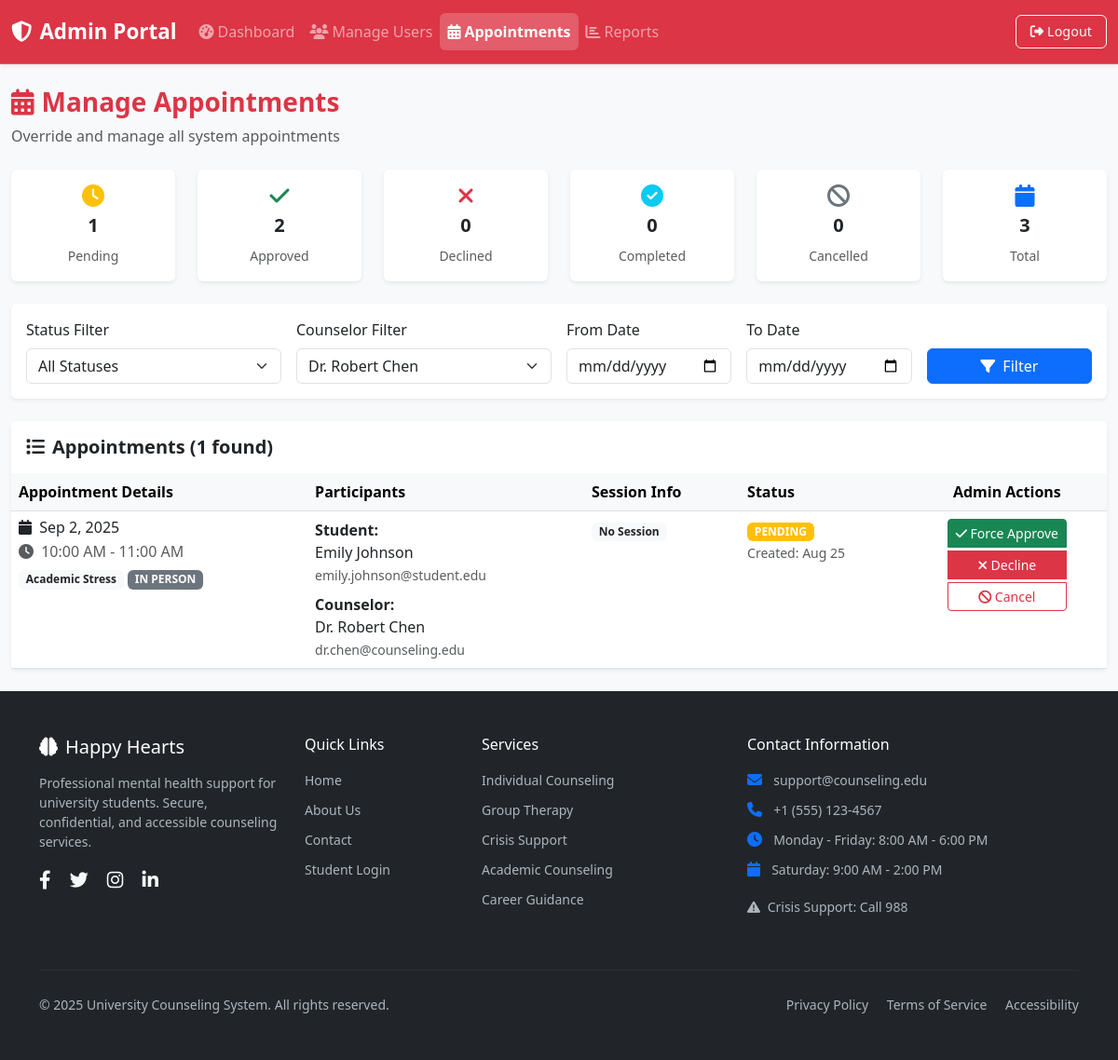
/admin/manage_appointments.php?counselor=6 (signed in), run on an earlier commit of the app's database.
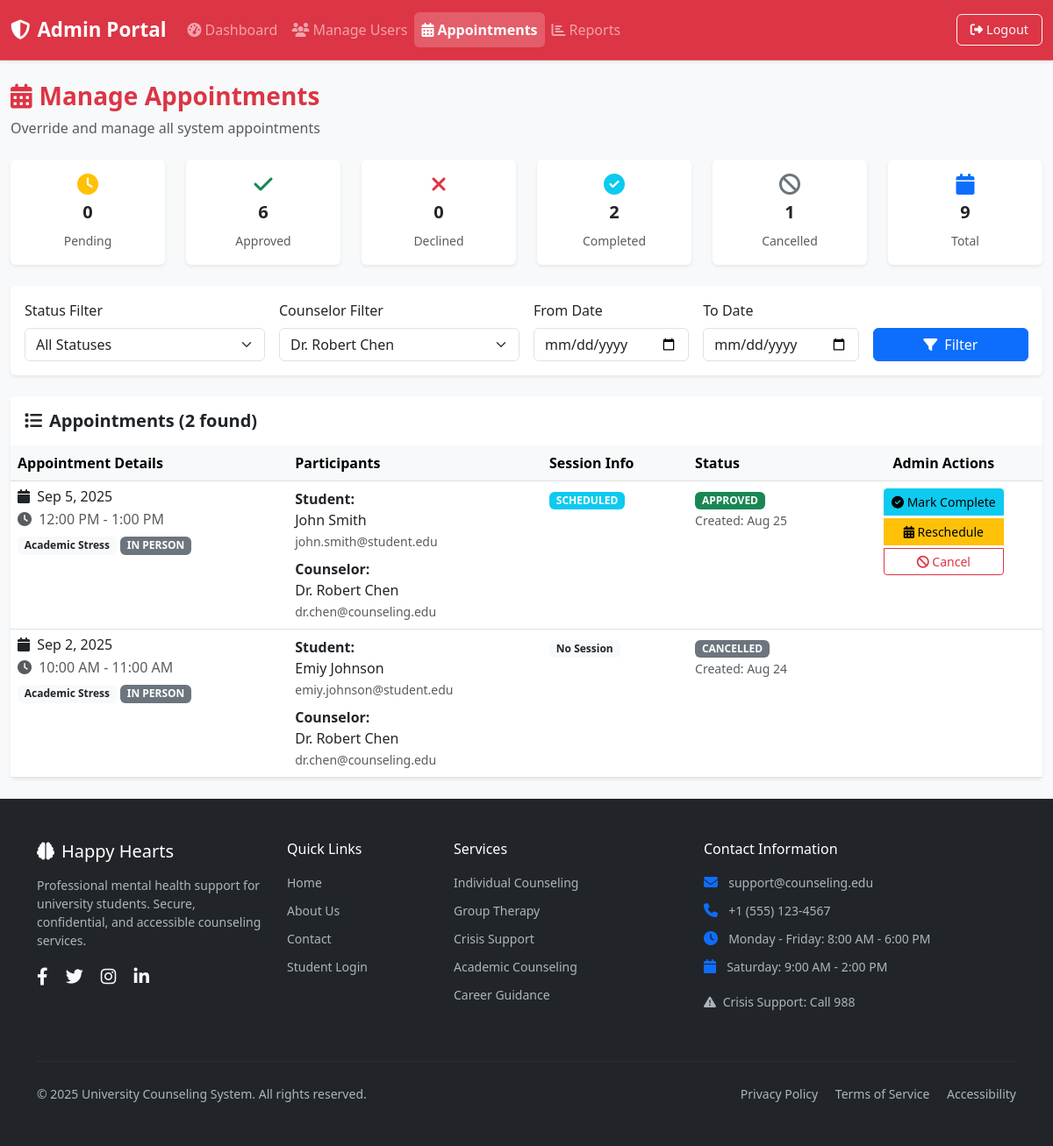
And on a later commit of the database.
### tables this page shows
CREATE TABLE `appointments` (
  `id` bigint NOT NULL AUTO_INCREMENT,
  `student_id` bigint NOT NULL,
  `counselor_id` bigint NOT NULL,
  `start_time` datetime NOT NULL,
  `end_time` datetime NOT NULL,
  `status` enum('PENDING','APPROVED','DECLINED','CANCELLED','COMPLETED') DEFAULT 'PENDING',
  `message` text,
  `created_at` timestamp NULL DEFAULT CURRENT_TIMESTAMP,
  `updated_at` timestamp NULL DEFAULT NULL,
  PRIMARY KEY (`id`),
  KEY `counselor_id` (`counselor_id`,`start_time`),
  KEY `student_id` (`student_id`,`start_time`),
  CONSTRAINT `appointments_ibfk_1` FOREIGN KEY (`student_id`) REFERENCES `users` (`id`),
  CONSTRAINT `appointments_ibfk_2` FOREIGN KEY (`counselor_id`) REFERENCES `users` (`id`)
);

CREATE TABLE `counselor_profiles` (
  `user_id` bigint NOT NULL,
  `specialty` varchar(150) DEFAULT NULL,
  `meeting_mode` enum('IN_PERSON','VIDEO','PHONE') DEFAULT NULL,
  `bio` text,
  `location` varchar(150) DEFAULT NULL,
  PRIMARY KEY (`user_id`),
  CONSTRAINT `counselor_profiles_ibfk_1` FOREIGN KEY (`user_id`) REFERENCES `users` (`id`) ON DELETE CASCADE
);

CREATE TABLE `users` (
  `id` bigint NOT NULL AUTO_INCREMENT,
  `role` enum('STUDENT','COUNSELOR','ADMIN') NOT NULL,
  `name` varchar(150) NOT NULL,
  `email` varchar(150) NOT NULL,
  `password_hash` varchar(255) NOT NULL,
  `phone` varchar(20) DEFAULT NULL,
  `created_at` timestamp NULL DEFAULT CURRENT_TIMESTAMP,
  PRIMARY KEY (`id`),
  UNIQUE KEY `email` (`email`)
);

CREATE TABLE `sessions` (
  `id` bigint NOT NULL AUTO_INCREMENT,
  `appointment_id` bigint NOT NULL,
  `status` enum('SCHEDULED','IN_PROGRESS','COMPLETED','CANCELLED') DEFAULT 'SCHEDULED',
  `started_at` datetime DEFAULT NULL,
  `ended_at` datetime DEFAULT NULL,
  PRIMARY KEY (`id`),
  UNIQUE KEY `appointment_id` (`appointment_id`),
  CONSTRAINT `sessions_ibfk_1` FOREIGN KEY (`appointment_id`) REFERENCES `appointments` (`id`) ON DELETE CASCADE
);

### admin/manage_appointments.php (the view, shortened to what the changed rows need)
<?php
require_once '../config/db.php';
$counselor_filter = $_GET['counselor'] ?? '';
$query = "
    SELECT a.*,
           s_user.name as student_name, s_user.email as student_email, s_user.phone as student_phone,
           c_user.name as counselor_name, c_user.email as counselor_email,
           cp.specialty, cp.meeting_mode, cp.location,
           sess.id as session_id, sess.status as session_status, sess.started_at, sess.ended_at,
           (CASE
               WHEN sess.status = 'IN_PROGRESS' AND sess.started_at < DATE_SUB(NOW(), INTERVAL 2 HOUR)
               THEN 1 ELSE 0
           END) as is_stuck
    FROM appointments a
    JOIN users s_user ON a.student_id = s_user.id
    JOIN users c_user ON a.counselor_id = c_user.id
    LEFT JOIN counselor_profiles cp ON c_user.id = cp.user_id
    LEFT JOIN sessions sess ON a.id = sess.appointment_id
    WHERE 1=1
";
$params = [];
if ($counselor_filter) {
    $query .= " AND a.counselor_id = ?";
    $params[] = $counselor_filter;
}
$query .= " ORDER BY a.start_time DESC";
$stmt = $pdo->prepare($query);
$stmt->execute($params);
$appointments = $stmt->fetchAll();
$stats = [];
$stmt = $pdo->query("SELECT status, COUNT(*) as count FROM appointments GROUP BY status");
while ($row = $stmt->fetch()) {
    $stats[$row['status']] = $row['count'];
}
?>
<!DOCTYPE html>
<html lang="en">
<head>
    <link href="https://cdn.jsdelivr.net/npm/bootstrap@5.3.0/dist/css/bootstrap.min.css" rel="stylesheet">
    <link href="https://cdnjs.cloudflare.com/ajax/libs/font-awesome/6.4.0/css/all.min.css" rel="stylesheet">
    <link href="../assets/css/app.css" rel="stylesheet">
</head>
<body class="bg-light">
    <div class="container-fluid py-4">
        <div class="row">
            <div class="col-12">
                <div class="d-flex justify-content-between align-items-center mb-4">
                    <div>
                        <h1 class="h3 fw-bold text-danger">
                            <i class="fas fa-calendar-alt me-2"></i>Manage Appointments
                        </h1>
                    </div>
                </div>
            </div>
        </div>
        <div class="row g-4 mb-4">
            <div class="col-md-2">
                <div class="card border-0 shadow-sm text-center">
                    <div class="card-body py-3">
                        <i class="fas fa-clock text-warning fs-4 mb-2"></i>
                        <h5 class="fw-bold"><?= $stats['PENDING'] ?? 0 ?></h5>
                        <small class="text-muted">Pending</small>
                    </div>
                </div>
            </div>
            <div class="col-md-2">
                <div class="card border-0 shadow-sm text-center">
                    <div class="card-body py-3">
                        <i class="fas fa-check text-success fs-4 mb-2"></i>
                        <h5 class="fw-bold"><?= $stats['APPROVED'] ?? 0 ?></h5>
                        <small class="text-muted">Approved</small>
                    </div>
                </div>
            </div>
            <div class="col-md-2">
                <div class="card border-0 shadow-sm text-center">
                    <div class="card-body py-3">
                        <i class="fas fa-check-circle text-info fs-4 mb-2"></i>
                        <h5 class="fw-bold"><?= $stats['COMPLETED'] ?? 0 ?></h5>
                        <small class="text-muted">Completed</small>
                    </div>
                </div>
            </div>
            <div class="col-md-2">
                <div class="card border-0 shadow-sm text-center">
                    <div class="card-body py-3">
                        <i class="fas fa-ban text-secondary fs-4 mb-2"></i>
                        <h5 class="fw-bold"><?= $stats['CANCELLED'] ?? 0 ?></h5>
                        <small class="text-muted">Cancelled</small>
                    </div>
                </div>
            </div>
            <div class="col-md-2">
                <div class="card border-0 shadow-sm text-center">
                    <div class="card-body py-3">
                        <i class="fas fa-calendar text-primary fs-4 mb-2"></i>
                        <h5 class="fw-bold"><?= array_sum($stats) ?></h5>
                        <small class="text-muted">Total</small>
                    </div>
                </div>
            </div>
        </div>
        <div class="card border-0 shadow-sm">
            <div class="card-header bg-white border-0 py-3">
                <h5 class="mb-0 fw-bold">
                    <i class="fas fa-list me-2"></i>Appointments (<?= count($appointments) ?> found)
                </h5>
            </div>
            <div class="card-body p-0">
                <div class="table-responsive">
                    <table class="table table-hover mb-0">
                        <thead class="table-light">
                            <tr>
                                <th>Appointment Details</th>
                                <th>Participants</th>
                                <th>Session Info</th>
                                <th>Status</th>
                                <th class="text-center">Admin Actions</th>
                            </tr>
                        </thead>
                        <tbody>
                            <?php foreach ($appointments as $appointment): ?>
                                <tr <?= $appointment['is_stuck'] ? 'class="table-warning"' : '' ?>>
                                    <td>
                                        <div>
                                            <h6 class="mb-1">
                                                <i class="fas fa-calendar me-1"></i>
                                                <?= date('M j, Y', strtotime($appointment['start_time'])) ?>
                                            </h6>
                                            <p class="mb-1 text-muted">
                                                <i class="fas fa-clock me-1"></i>
                                                <?= date('g:i A', strtotime($appointment['start_time'])) ?> -
                                                <?= date('g:i A', strtotime($appointment['end_time'])) ?>
                                            </p>
                                            <?php if ($appointment['specialty']): ?>
                                                <span class="badge bg-light text-dark"><?= htmlspecialchars($appointment['specialty']) ?></span>
                                            <?php endif; ?>
                                            <?php if ($appointment['meeting_mode']): ?>
                                                <span class="badge bg-secondary"><?= str_replace('_', ' ', $appointment['meeting_mode']) ?></span>
                                            <?php endif; ?>
                                        </div>
                                    </td>
                                    <td>
                                        <div class="mb-2">
                                            <strong>Student:</strong><br>
                                            <?= htmlspecialchars($appointment['student_name']) ?><br>
                                            <small class="text-muted"><?= htmlspecialchars($appointment['student_email']) ?></small>
                                        </div>
                                        <div>
                                            <strong>Counselor:</strong><br>
                                            <?= htmlspecialchars($appointment['counselor_name']) ?><br>
                                            <small class="text-muted"><?= htmlspecialchars($appointment['counselor_email']) ?></small>
                                        </div>
                                    </td>
                                    <td>
                                        <?php if ($appointment['session_id']): ?>
                                            <span class="badge bg-<?=
                                                $appointment['session_status'] === 'COMPLETED' ? 'success' :
                                                ($appointment['session_status'] === 'IN_PROGRESS' ? 'warning' : 'info')
                                            ?>">
                                                <?= $appointment['session_status'] ?>
                                            </span>
                                        <?php else: ?>
                                            <span class="badge bg-light text-dark">No Session</span>
                                        <?php endif; ?>
                                    </td>
                                    <td>
                                        <span class="badge bg-<?=
                                            $appointment['status'] === 'APPROVED' ? 'success' :
                                            ($appointment['status'] === 'PENDING' ? 'warning' :
                                            ($appointment['status'] === 'COMPLETED' ? 'info' : 'secondary'))
                                        ?>">
                                            <?= $appointment['status'] ?>
                                        </span>
                                        <br><small class="text-muted">
                                            Created: <?= date('M j', strtotime($appointment['created_at'])) ?>
                                        </small>
                                    </td>
                                    <td class="text-center">
                                        <div class="btn-group-vertical" role="group">
                                            <?php if ($appointment['status'] === 'PENDING'): ?>
                                                <button class="btn btn-sm btn-success mb-1"
                                                        onclick="forceAction('approve', <?= $appointment['id'] ?>)">
                                                    <i class="fas fa-check"></i> Force Approve
                                                </button>
                                                <button class="btn btn-sm btn-danger mb-1"
                                                        data-bs-toggle="modal" data-bs-target="#declineModal"
                                                        data-appointment-id="<?= $appointment['id'] ?>">
                                                    <i class="fas fa-times"></i> Decline
                                                </button>
                                            <?php elseif ($appointment['status'] === 'APPROVED'): ?>
                                                <button class="btn btn-sm btn-info mb-1"
                                                        onclick="forceAction('complete', <?= $appointment['id'] ?>)">
                                                    <i class="fas fa-check-circle"></i> Mark Complete
                                                </button>
                                                <button class="btn btn-sm btn-warning mb-1"
                                                        data-bs-toggle="modal" data-bs-target="#rescheduleModal"
                                                        data-appointment-id="<?= $appointment['id'] ?>"
                                                        data-start-time="<?= $appointment['start_time'] ?>"
                                                        data-end-time="<?= $appointment['end_time'] ?>">
                                                    <i class="fas fa-calendar-alt"></i> Reschedule
                                                </button>
                                            <?php endif; ?>
                                            <?php if (!in_array($appointment['status'], ['CANCELLED', 'COMPLETED'])): ?>
                                                <button class="btn btn-sm btn-outline-danger"
                                                        data-bs-toggle="modal" data-bs-target="#cancelModal"
                                                        data-appointment-id="<?= $appointment['id'] ?>">
                                                    <i class="fas fa-ban"></i> Cancel
                                                </button>
                                            <?php endif; ?>
                                        </div>
                                    </td>
                                </tr>
                            <?php endforeach; ?>
                        </tbody>
                    </table>
                </div>
            </div>
        </div>
    </div>
</body>
</html>

What changed in the data, as far as the page shows it:
added appointments: start_time "Sep 5, 2025", start_time "12:00 PM", end_time "1:00 PM", counselor_profiles.specialty "Academic Stress", counselor_profiles.meeting_mode "IN PERSON", student.name "John Smith", student.email "john.smith@student.edu", counselor.name "Dr. Robert Chen", counselor.email "dr.chen@counseling.edu", sessions.status "SCHEDULED", status "APPROVED", created_at "Aug 25"
changed appointments "10:00 AM": student.name "Emily Johnson" → "Emiy Johnson"; student.email "emily.johnson@student.edu" → "emiy.johnson@student.edu"; status "PENDING" → "CANCELLED"; created_at "Aug 25" → "Aug 24"; no longer shows "Force Approve Decline Cancel"
Also different on the page:
$stats['PENDING']: "1" → "0"
$stats['APPROVED']: "2" → "6"
$stats['COMPLETED']: "0" → "2"
$stats['CANCELLED']: "0" → "1"
array_sum($stats): "3" → "9"
count($appointments): "1" → "2"
